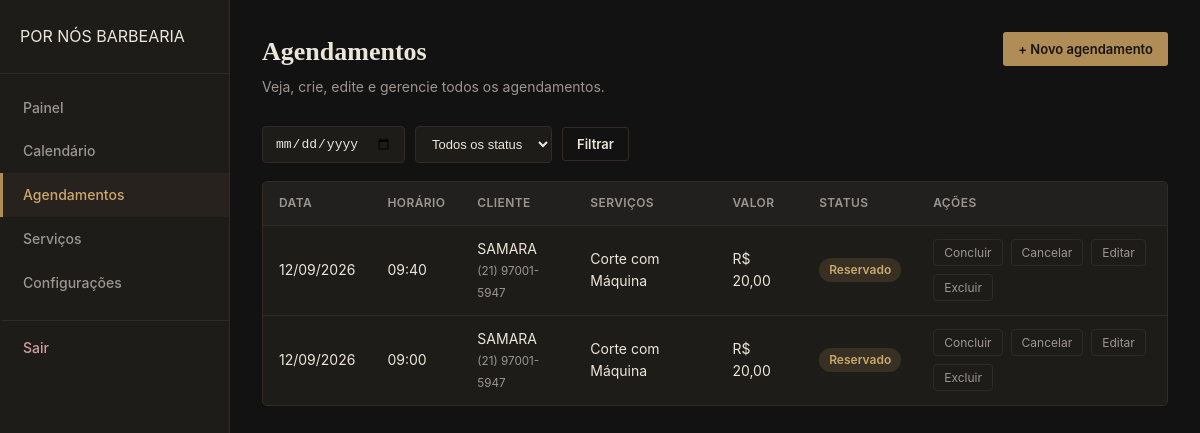
Screenshot of /admin/agendamentos.php (signed in) with the database file from the repository.
### tables this page shows
CREATE TABLE `agendamentos` (
  `id` int(11) NOT NULL AUTO_INCREMENT,
  `cliente_nome` varchar(150) DEFAULT NULL,
  `cliente_telefone` varchar(30) DEFAULT NULL,
  `data` date NOT NULL,
  `hora_inicio` time NOT NULL,
  `hora_fim` time NOT NULL,
  `valor_total` decimal(10,2) NOT NULL DEFAULT 0.00,
  `status` enum('reservado','concluido','cancelado','bloqueado') NOT NULL DEFAULT 'reservado',
  `observacao` varchar(255) DEFAULT NULL,
  `criado_em` datetime DEFAULT current_timestamp(),
  `atualizado_em` datetime DEFAULT current_timestamp() ON UPDATE current_timestamp(),
  PRIMARY KEY (`id`),
  KEY `idx_data_hora` (`data`,`hora_inicio`),
  KEY `idx_status` (`status`)
);

### includes/functions.php (called while the page is built, shortened)
<?php
function formatarMoeda(float $valor): string
{
    return 'R$ ' . number_format($valor, 2, ',', '.');
}
function formatarDataBR(string $data): string
{
    $t = strtotime($data);
    return $t ? date('d/m/Y', $t) : $data;
}
function formatarTelefone(string $telefone): string
{
    $digitos = preg_replace('/\D/', '', $telefone);
    if (strlen($digitos) === 11) {
        return sprintf('(%s) %s-%s', substr($digitos, 0, 2), substr($digitos, 2, 5), substr($digitos, 7));
    }
    return $telefone;
}

### admin/agendamentos.php (the view, shortened to what this page needs)
<?php
$pdo = conectarBanco();
$filtroData = $_GET['data'] ?? '';
$sql = "SELECT a.*, GROUP_CONCAT(s.nome_servico SEPARATOR ', ') AS servicos_nomes
        FROM agendamentos a
        LEFT JOIN agendamento_servicos s ON s.agendamento_id = a.id
        WHERE 1=1";
$params = [];
$sql .= ' GROUP BY a.id ORDER BY a.data DESC, a.hora_inicio DESC LIMIT 200';
$stmt = $pdo->prepare($sql);
$stmt->execute($params);
$agendamentos = $stmt->fetchAll();
require __DIR__ . '/includes/header.php';
?>
<div class="admin-header">
    <div>
        <h1>Agendamentos</h1>
        <p>Veja, crie, edite e gerencie todos os agendamentos.</p>
    </div>
    <button class="btn btn-primary btn-sm" onclick="abrirNovoAgendamento()">+ Novo agendamento</button>
</div>
<form class="filters-bar" method="get">
    <input type="date" name="data" value="<?= htmlspecialchars($filtroData) ?>">
    <select name="status">
        <option value="">Todos os status</option>
    </select>
    <button class="btn btn-outline btn-sm" type="submit">Filtrar</button>
</form>
<div class="table-card">
    <table class="data-table">
        <thead>
            <tr><th>Data</th><th>Horário</th><th>Cliente</th><th>Serviços</th><th>Valor</th><th>Status</th><th>Ações</th></tr>
        </thead>
        <tbody id="tabelaAgendamentos">
            <?php if (empty($agendamentos)): ?>
                <tr><td colspan="7" style="text-align:center;color:var(--text-muted);padding:24px;">Nenhum agendamento encontrado.</td></tr>
            <?php else: foreach ($agendamentos as $a): ?>
                <tr data-id="<?= $a['id'] ?>">
                    <td><?= formatarDataBR($a['data']) ?></td>
                    <td><?= substr($a['hora_inicio'], 0, 5) ?></td>
                    <td><?= htmlspecialchars($a['cliente_nome'] ?? '—') ?><br><small style="color:var(--text-muted);"><?= $a['cliente_telefone'] ? formatarTelefone($a['cliente_telefone']) : '' ?></small></td>
                    <td><?= htmlspecialchars($a['servicos_nomes'] ?? '—') ?></td>
                    <td><?= formatarMoeda($a['valor_total']) ?></td>
                    <td><span class="badge badge-<?= $a['status'] ?>"><?= ucfirst($a['status']) ?></span></td>
                    <td>
                        <div class="action-icons">
                            <?php if ($a['status'] === 'reservado'): ?>
                                <button onclick="mudarStatus(<?= $a['id'] ?>, 'concluido')">Concluir</button>
                                <button class="danger" onclick="mudarStatus(<?= $a['id'] ?>, 'cancelado')">Cancelar</button>
                            <?php endif; ?>
                            <button onclick='abrirEdicao(<?= json_encode($a, JSON_UNESCAPED_UNICODE) ?>)'>Editar</button>
                            <button class="danger" onclick="excluirAgendamento(<?= $a['id'] ?>)">Excluir</button>
                        </div>
                    </td>
                </tr>
            <?php endforeach; endif; ?>
        </tbody>
    </table>
</div>
<?php require __DIR__ . '/includes/footer.php'; ?>

### assets/css/style.css (style rules this page uses)
:root { --bg: #121212; --bg-soft: #1a1a1a; --surface: #1e1c19; --border: #302b24; --brass: #b08d57; --brass-light: #cba86e; --text: #ece6da; --text-muted: #9c9690; --danger: #8a3b3b; --success: #3f6b46; --radius: 3px; --font-display: 'Bitter', Georgia, serif; --font-body: 'Inter', system-ui, sans-serif; }
* { box-sizing: border-box; }
html { scroll-behavior: smooth; }
body { margin: 0; background: var(--bg); color: var(--text); font-family: var(--font-body); line-height: 1.55; }
.btn { display: inline-flex; align-items: center; justify-content: center; gap: 8px; padding: 12px 22px; border-radius: var(--radius); font-family: var(--font-body); font-weight: 600; font-size: 15px; border: 1px solid transparent; cursor: pointer; transition: transform 0.15s ease, background 0.15s ease, border-color 0.15s ease; }
.btn-primary { background: var(--brass); color: #17140f; }
.btn-outline { background: transparent; color: var(--text); border-color: var(--border); }
.btn-sm { padding: 8px 14px; font-size: 13px; }

### assets/css/admin.css (style rules this page uses)
.admin-header { display: flex; justify-content: space-between; align-items: flex-start; margin-bottom: 28px; flex-wrap: wrap; gap: 12px; }
.admin-header h1 { font-family: var(--font-display); font-size: 26px; margin: 0 0 4px; }
.admin-header p { color: var(--text-muted); margin: 0; font-size: 14px; }
.table-card { background: var(--surface); border: 1px solid var(--border); border-radius: 5px; overflow: hidden; }
table.data-table { width: 100%; border-collapse: collapse; font-size: 14px; }
table.data-table th { text-align: left; padding: 12px 16px; background: rgba(255,255,255,0.02); color: var(--text-muted); font-weight: 600; font-size: 12px; text-transform: uppercase; letter-spacing: 0.4px; border-bottom: 1px solid var(--border); }
table.data-table td { padding: 12px 16px; border-bottom: 1px solid var(--border); vertical-align: middle; }
table.data-table tr:last-child td { border-bottom: none; }
.badge { display: inline-block; padding: 3px 10px; border-radius: 20px; font-size: 12px; font-weight: 600; }
.badge-reservado { background: rgba(176,141,87,0.18); color: var(--brass-light); }
.action-icons { display: flex; gap: 8px; flex-wrap: wrap; }
.action-icons button, .action-icons a { background: transparent; border: 1px solid var(--border); color: var(--text-muted); padding: 5px 10px; border-radius: 4px; font-size: 12px; cursor: pointer; font-family: var(--font-body); }
.filters-bar { display: flex; gap: 10px; margin-bottom: 18px; flex-wrap: wrap; align-items: center; }
.filters-bar select, .filters-bar input { padding: 9px 12px; background: var(--surface); border: 1px solid var(--border); border-radius: 4px; color: var(--text); font-size: 13px; }

### rows the page displays
agendamentos: data "12/09/2026", hora_inicio "09:40", cliente_nome "SAMARA", cliente_telefone "(21) 97001-5947", servicos_nomes "Corte com Máquina", valor_total "R$ 20,00", status "Reservado"
agendamentos: data "12/09/2026", hora_inicio "09:00", cliente_nome "SAMARA", cliente_telefone "(21) 97001-5947", servicos_nomes "Corte com Máquina", valor_total "R$ 20,00", status "Reservado"

### other values shown
$nomeBarbearia "POR NÓS BARBEARIA"
